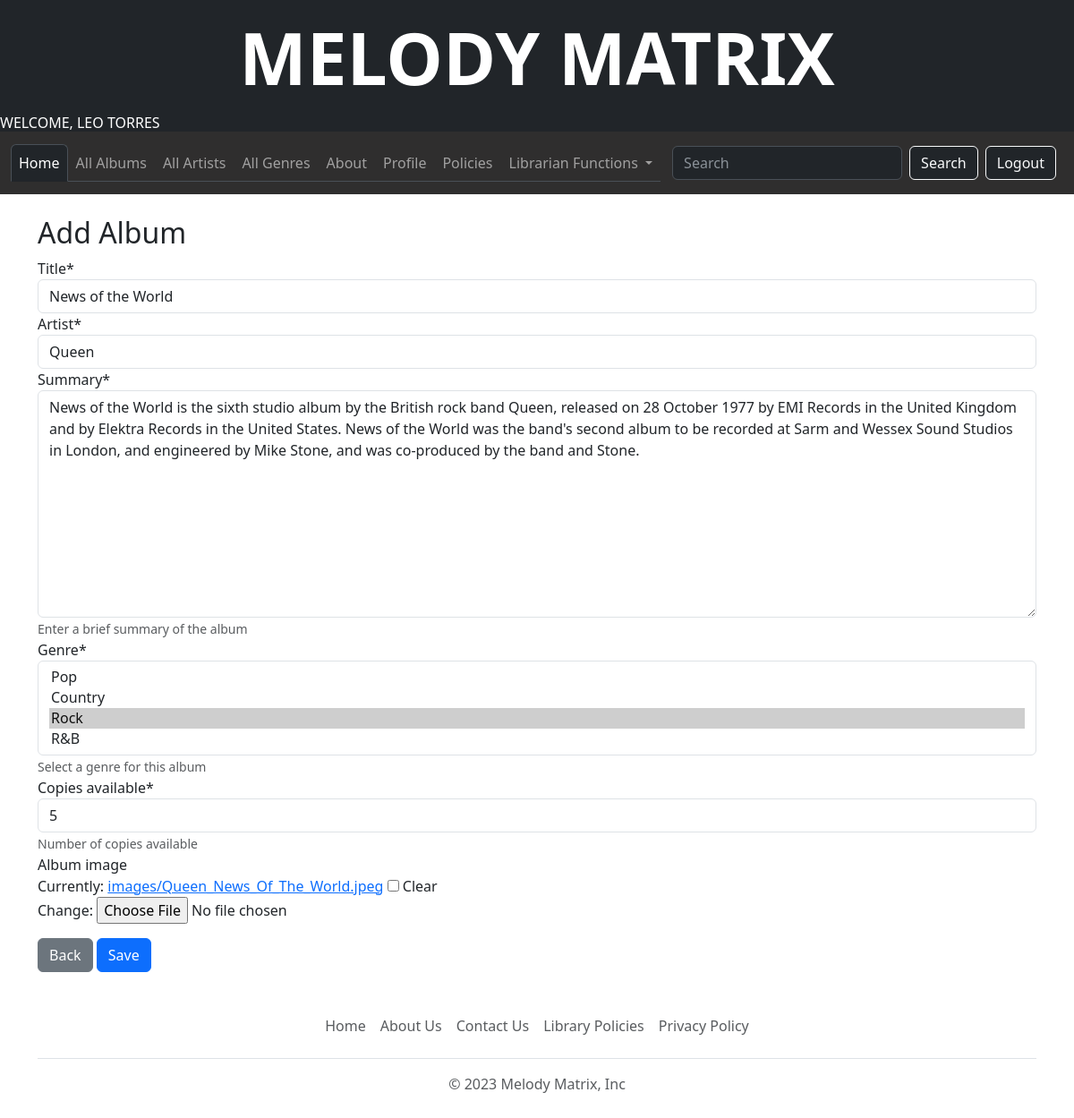
/album/1/update/ (signed in), run on the app's committed database.
### MelodyMatrix/models.py (models this page shows, shortened)
class Album(models.Model):
    title = models.CharField(max_length=200, null=True)
    artist = models.ForeignKey('Artist', on_delete=models.RESTRICT, null=True)
    summary = models.TextField(max_length=2000, help_text='Enter a brief summary of the album', null=True)
    genre = models.ManyToManyField(Genre, help_text='Select a genre for this album')
    duration = models.DurationField(help_text='Enter the duration of the album')
    tracks = models.IntegerField(help_text='Select the number of tracks')
    copies_available = models.IntegerField(default=0, help_text='Number of copies available')
    album_image = models.ImageField(upload_to='images/', null=True, blank=True)
    class Meta:
        permissions = (("can_add_album_instance", "Can add album instances"),)

### MelodyMatrix/views.py (the view, shortened to what this page needs)
# urls.py: path('album/<int:pk>/update/', views.AlbumUpdate.as_view(), name='album_update'),
class AlbumUpdate(UpdateView):
    model = Album
    form_class = AlbumForm  # Use the new form class
    template_name = 'MelodyMatrix/album_form.html'

### MelodyMatrix/forms.py
class AlbumForm(forms.ModelForm):
    class Meta:
        model = Album
        fields = ['title', 'artist', 'summary', 'genre', 'copies_available', 'album_image']

### MelodyMatrix/models.py (called while the page is built)
    def __str__(self):
        return self.name

    def __str__(self):
        return f'{self.artist_name}'

### MelodyMatrix/templates/MelodyMatrix/album_form.html (shortened to what this page needs)
{% extends "MelodyMatrix/base.html" %}
{% load crispy_forms_tags %}
{% block content %}
    {% if perms.MelodyMatrix.change_album or perms.MelodyMatrix.edit_album %}
        <h2>Add Album</h2>
        <form action="" method="POST" enctype="multipart/form-data">
            {{ form|crispy }}
            <button class="btn btn-secondary" onclick="goBack()">Back</button>
            <input type="submit" class="btn btn-primary" value="Save">
        </form>
    {% else %}
        <div class="alert alert-danger">
            You do not have permission to edit this album.
        </div>
    {% endif %}
{% endblock %}

### MelodyMatrix/templates/MelodyMatrix/base.html (shortened to what this page needs)
{% load static %}
<!DOCTYPE html>
<html lang="en">
<head>
    <link href="https://cdn.jsdelivr.net/npm/bootstrap@5.3.0-alpha1/dist/css/bootstrap.min.css" rel="stylesheet"
>
</head>
<body>
<h1 class="display-1 text-center text-uppercase fw-bold text-bg-dark p-3" style="margin-bottom: 0;">
    <a href="{% url 'index' %}" style="text-decoration: none; color: inherit;">Melody Matrix</a>
</h1>
<h6 class="text-right text-uppercase p-0 text-bg-dark" style="margin-bottom: 0;" >
    {% if user.is_authenticated %}
        Welcome, {{ user.first_name }} {{ user.last_name }}
    {% endif %}
</h6>
<nav class="navbar navbar-expand-lg" data-bs-theme="dark" style="background-color: #2F2E2E;margin-bottom: 0;">
    <div class="container-fluid">
        <div class="collapse navbar-collapse" id="navbarSupportedContent">
            <ul class="navbar-nav me-auto nav-tabs mb-2 mb-lg-0">
                <li class="nav-item">
                    <a class="nav-link active" href="{% url 'index' %}">Home</a>
                </li>
                <li class="nav-item">
                    <a class="nav-link" href="{% url 'album_list' %}">All Albums</a>
                </li>
                <li class="nav-item">
                    <a class="nav-link" href="{% url 'artist_list' %}">All Artists</a>
                </li>
                <li class="nav-item">
                    <a class="nav-link" href="{% url 'all_genres' %}">All Genres</a>
                </li>
                <li class="nav-item">
                    <a class="nav-link" href="#">About</a>
                </li>
                {% if user.is_authenticated %}
                    <li><a class="nav-link" href="{% url 'view_profile' %}">Profile</a></li>
                {% endif %}
                <li class="nav-item">
                    <a class="nav-link" href="#">Policies</a>
                </li>
                {% if user.is_authenticated %}
                    {% if user.is_superuser %}
                        <li class="nav-item dropdown">
                            <a class="nav-link dropdown-toggle" href="#" role="button" data-bs-toggle="dropdown"
                               aria-expanded="false">
                                Librarian Functions
                            </a>
                        </li>
                    {% endif %}
                {% endif %}
            </ul>
            <form class="d-flex" action="{% url 'search' %}" method="get">
                <input class="form-control me-2" type="search" placeholder="Search" aria-label="Search" name="query">
                <button class="btn btn-dark btn-outline-light" type="submit">Search</button>
            </form>
            <ul class="nav navbar-nav ml-auto">
                {% if user.is_authenticated %}
                    <li><a class="nav-link" href="{% url 'logout' %}">
                            <button class="btn btn-dark btn-outline-light" type="submit">Logout</button></a>
                    </li>
                {% endif %}
            </ul>
        </div>
    </div>
</nav>
<div class="container">
    <br/>
    {% block content %}
    {% endblock %}
</div>
<div class="container">
  <footer class="py-3 my-4">
    <ul class="nav justify-content-center border-bottom pb-3 mb-3">
      <li class="nav-item"><a class="nav-link px-2 text-body-secondary" href="{% url 'index' %}">Home</a></li>
      <li class="nav-item"><a href="#" class="nav-link px-2 text-body-secondary">About Us</a></li>
      <li class="nav-item"><a href="#" class="nav-link px-2 text-body-secondary">Contact Us</a></li>
      <li class="nav-item"><a href="#" class="nav-link px-2 text-body-secondary">Library Policies</a></li>
      <li class="nav-item"><a href="#" class="nav-link px-2 text-body-secondary">Privacy Policy</a></li>
    </ul>
    <p class="text-center text-body-secondary">&copy; 2023 Melody Matrix, Inc</p>
  </footer>
</div>
</body>
</html>

### data on the page
Album: title "News of the World", artist "Queen", summary "News of the World is the sixth studio album by the British rock band Queen, released on 28 October 1977 by EMI Records in the United Kingdom and by Elektra Records in the United States. News of the World was the band's second album to be recorded at Sarm and Wessex Sound Studios in London, and engineered by Mike Stone, and was co-produced by the band and Stone.", copies_available "5"

### other printed values
{{ user.first_name }} "LEO"
{{ user.last_name }} "TORRES"
